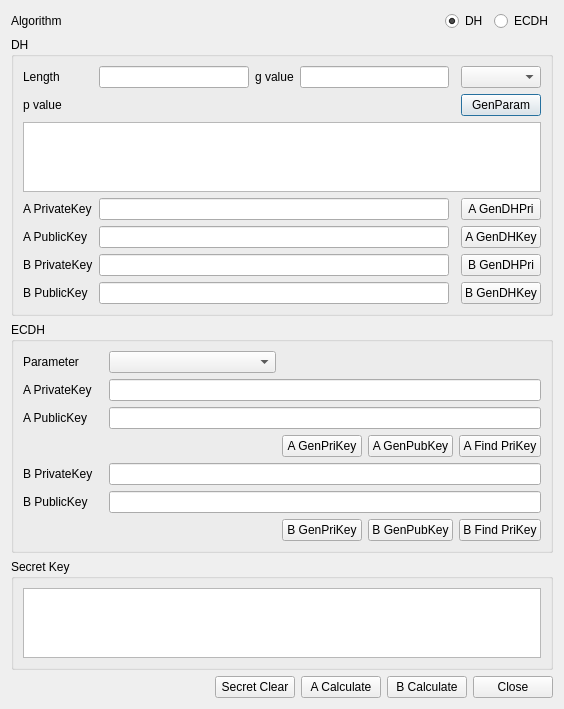
<?xml version="1.0" encoding="UTF-8"?>
<ui version="4.0">
 <class>KeyAgreeDlg</class>
 <widget class="QDialog" name="KeyAgreeDlg">
  <property name="geometry">
   <rect>
    <x>0</x>
    <y>0</y>
    <width>564</width>
    <height>678</height>
   </rect>
  </property>
  <property name="windowTitle">
   <string>Key Agreement</string>
  </property>
  <layout class="QGridLayout" name="gridLayout">
   <item row="1" column="0" colspan="4">
    <widget class="QGroupBox" name="mDHGroup">
     <property name="title">
      <string>DH</string>
     </property>
     <layout class="QGridLayout" name="gridLayout_2">
      <item row="5" column="0">
       <widget class="QLabel" name="label_9">
        <property name="text">
         <string>A PublicKey</string>
        </property>
       </widget>
      </item>
      <item row="1" column="0">
       <widget class="QLabel" name="label">
        <property name="text">
         <string>Length</string>
        </property>
       </widget>
      </item>
      <item row="1" column="1">
       <widget class="QLineEdit" name="mLengthText"/>
      </item>
      <item row="1" column="2">
       <widget class="QLabel" name="label_4">
        <property name="text">
         <string>g value</string>
        </property>
       </widget>
      </item>
      <item row="2" column="0">
       <widget class="QLabel" name="label_5">
        <property name="text">
         <string>p value</string>
        </property>
       </widget>
      </item>
      <item row="3" column="0" colspan="6">
       <widget class="QPlainTextEdit" name="mPText"/>
      </item>
      <item row="4" column="1" colspan="3">
       <widget class="QLineEdit" name="mAPrivateKeyText"/>
      </item>
      <item row="7" column="0">
       <widget class="QLabel" name="label_11">
        <property name="text">
         <string>B PublicKey</string>
        </property>
       </widget>
      </item>
      <item row="4" column="0">
       <widget class="QLabel" name="label_8">
        <property name="text">
         <string>A PrivateKey</string>
        </property>
       </widget>
      </item>
      <item row="5" column="1" colspan="3">
       <widget class="QLineEdit" name="mAPublicKeyText"/>
      </item>
      <item row="2" column="5">
       <widget class="QPushButton" name="mGenParamBtn">
        <property name="text">
         <string>GenParam</string>
        </property>
       </widget>
      </item>
      <item row="7" column="1" colspan="3">
       <widget class="QLineEdit" name="mBPublicKeyText"/>
      </item>
      <item row="1" column="5">
       <widget class="QComboBox" name="mGCombo"/>
      </item>
      <item row="6" column="0">
       <widget class="QLabel" name="label_10">
        <property name="text">
         <string>B PrivateKey</string>
        </property>
       </widget>
      </item>
      <item row="6" column="1" colspan="3">
       <widget class="QLineEdit" name="mBPrivateKeyText"/>
      </item>
      <item row="1" column="3">
       <widget class="QLineEdit" name="mGText">
        <property name="maximumSize">
         <size>
          <width>16777215</width>
          <height>16777215</height>
         </size>
        </property>
       </widget>
      </item>
      <item row="7" column="5">
       <widget class="QPushButton" name="mBGenDHKeyBtn">
        <property name="text">
         <string>B GenDHKey</string>
        </property>
       </widget>
      </item>
      <item row="5" column="5">
       <widget class="QPushButton" name="mAGenDHKeyBtn">
        <property name="minimumSize">
         <size>
          <width>0</width>
          <height>0</height>
         </size>
        </property>
        <property name="text">
         <string>A GenDHKey</string>
        </property>
       </widget>
      </item>
      <item row="4" column="5">
       <widget class="QPushButton" name="mADHPriBtn">
        <property name="text">
         <string>A GenDHPri</string>
        </property>
       </widget>
      </item>
      <item row="6" column="5">
       <widget class="QPushButton" name="mBDHPriBtn">
        <property name="text">
         <string>B GenDHPri</string>
        </property>
       </widget>
      </item>
     </layout>
    </widget>
   </item>
   <item row="4" column="0">
    <spacer name="verticalSpacer">
     <property name="orientation">
      <enum>Qt::Vertical</enum>
     </property>
     <property name="sizeHint" stdset="0">
      <size>
       <width>20</width>
       <height>40</height>
      </size>
     </property>
    </spacer>
   </item>
   <item row="2" column="0" colspan="4">
    <widget class="QGroupBox" name="mECDHGroup">
     <property name="title">
      <string>ECDH</string>
     </property>
     <layout class="QGridLayout" name="gridLayout_3">
      <item row="6" column="0">
       <widget class="QLabel" name="label_13">
        <property name="text">
         <string>B PrivateKey</string>
        </property>
       </widget>
      </item>
      <item row="8" column="0">
       <widget class="QLabel" name="label_14">
        <property name="text">
         <string>B PublicKey</string>
        </property>
       </widget>
      </item>
      <item row="0" column="0">
       <widget class="QLabel" name="label_12">
        <property name="text">
         <string>Parameter</string>
        </property>
       </widget>
      </item>
      <item row="1" column="0">
       <widget class="QLabel" name="label_6">
        <property name="text">
         <string>A PrivateKey</string>
        </property>
       </widget>
      </item>
      <item row="3" column="5">
       <widget class="QPushButton" name="mAFindPriKeyBtn">
        <property name="text">
         <string>A Find PriKey</string>
        </property>
       </widget>
      </item>
      <item row="3" column="4">
       <widget class="QPushButton" name="mAGenPubKeyBtn">
        <property name="text">
         <string>A GenPubKey</string>
        </property>
       </widget>
      </item>
      <item row="1" column="1" colspan="5">
       <widget class="QLineEdit" name="mAECDHPriKeyText"/>
      </item>
      <item row="2" column="0">
       <widget class="QLabel" name="label_7">
        <property name="text">
         <string>A PublicKey</string>
        </property>
       </widget>
      </item>
      <item row="2" column="1" colspan="5">
       <widget class="QLineEdit" name="mAECDHPubKeyText"/>
      </item>
      <item row="9" column="4">
       <widget class="QPushButton" name="mBGenPubKeyBtn">
        <property name="text">
         <string>B GenPubKey</string>
        </property>
       </widget>
      </item>
      <item row="9" column="5">
       <widget class="QPushButton" name="mBFindPriKeyBtn">
        <property name="text">
         <string>B Find PriKey</string>
        </property>
       </widget>
      </item>
      <item row="6" column="1" colspan="5">
       <widget class="QLineEdit" name="mBECDHPriKeyText"/>
      </item>
      <item row="8" column="1" colspan="5">
       <widget class="QLineEdit" name="mBECDHPubKeyText"/>
      </item>
      <item row="9" column="3">
       <widget class="QPushButton" name="mBGenPriKeyBtn">
        <property name="text">
         <string>B GenPriKey</string>
        </property>
       </widget>
      </item>
      <item row="3" column="3">
       <widget class="QPushButton" name="mAGenPriKeyBtn">
        <property name="text">
         <string>A GenPriKey</string>
        </property>
       </widget>
      </item>
      <item row="0" column="1" colspan="2">
       <widget class="QComboBox" name="mECDHParamCombo"/>
      </item>
     </layout>
    </widget>
   </item>
   <item row="0" column="2">
    <widget class="QRadioButton" name="mDHBtn">
     <property name="text">
      <string>DH</string>
     </property>
     <property name="checked">
      <bool>true</bool>
     </property>
    </widget>
   </item>
   <item row="0" column="3">
    <widget class="QRadioButton" name="mECDHBtn">
     <property name="text">
      <string>ECDH</string>
     </property>
    </widget>
   </item>
   <item row="0" column="0">
    <widget class="QLabel" name="label_2">
     <property name="text">
      <string>Algorithm</string>
     </property>
    </widget>
   </item>
   <item row="5" column="0" colspan="4">
    <layout class="QHBoxLayout" name="horizontalLayout">
     <item>
      <spacer name="horizontalSpacer">
       <property name="orientation">
        <enum>Qt::Horizontal</enum>
       </property>
       <property name="sizeHint" stdset="0">
        <size>
         <width>40</width>
         <height>20</height>
        </size>
       </property>
      </spacer>
     </item>
     <item>
      <widget class="QPushButton" name="mSecretClearBtn">
       <property name="text">
        <string>Secret Clear</string>
       </property>
      </widget>
     </item>
     <item>
      <widget class="QPushButton" name="mACalcBtn">
       <property name="text">
        <string>A Calculate</string>
       </property>
      </widget>
     </item>
     <item>
      <widget class="QPushButton" name="mBCalcBtn">
       <property name="text">
        <string>B Calculate</string>
       </property>
      </widget>
     </item>
     <item>
      <widget class="QPushButton" name="mCloseBtn">
       <property name="text">
        <string>Close</string>
       </property>
      </widget>
     </item>
    </layout>
   </item>
   <item row="3" column="0" colspan="4">
    <widget class="QGroupBox" name="groupBox_3">
     <property name="title">
      <string>Secret Key</string>
     </property>
     <layout class="QGridLayout" name="gridLayout_4">
      <item row="0" column="0">
       <widget class="QPlainTextEdit" name="mSecretKeyText"/>
      </item>
     </layout>
    </widget>
   </item>
   <item row="0" column="1">
    <spacer name="horizontalSpacer_2">
     <property name="orientation">
      <enum>Qt::Horizontal</enum>
     </property>
     <property name="sizeHint" stdset="0">
      <size>
       <width>40</width>
       <height>20</height>
      </size>
     </property>
    </spacer>
   </item>
  </layout>
 </widget>
 <resources/>
 <connections/>
</ui>
